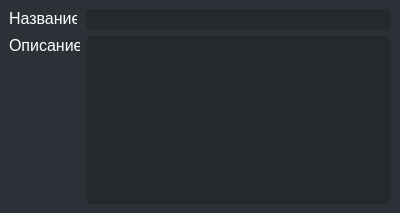
<?xml version="1.0" encoding="UTF-8"?>
<ui version="4.0">
 <class>Form</class>
 <widget class="QWidget" name="Form">
  <property name="geometry">
   <rect>
    <x>0</x>
    <y>0</y>
    <width>400</width>
    <height>213</height>
   </rect>
  </property>
  <property name="windowTitle">
   <string>Form</string>
  </property>
  <property name="styleSheet">
   <string notr="true">border-width:2;border-radius:5px;background-color:rgb(43,49,55);</string>
  </property>
  <widget class="QLabel" name="label">
   <property name="geometry">
    <rect>
     <x>9</x>
     <y>9</y>
     <width>68</width>
     <height>19</height>
    </rect>
   </property>
   <property name="font">
    <font>
     <family>Tahoma</family>
     <pointsize>12</pointsize>
    </font>
   </property>
   <property name="styleSheet">
    <string notr="true">color:rgb(255,255,255)</string>
   </property>
   <property name="text">
    <string>Название</string>
   </property>
  </widget>
  <widget class="QLineEdit" name="lineEdit">
   <property name="geometry">
    <rect>
     <x>86</x>
     <y>9</y>
     <width>305</width>
     <height>21</height>
    </rect>
   </property>
   <property name="sizePolicy">
    <sizepolicy hsizetype="Expanding" vsizetype="Fixed">
     <horstretch>0</horstretch>
     <verstretch>0</verstretch>
    </sizepolicy>
   </property>
   <property name="font">
    <font>
     <family>Tahoma</family>
     <pointsize>12</pointsize>
    </font>
   </property>
   <property name="styleSheet">
    <string notr="true">border-width:2;border-radius:5px;color:rgb(255,255,255);background-color:rgb(36,41,45)</string>
   </property>
  </widget>
  <widget class="QLabel" name="label_2">
   <property name="geometry">
    <rect>
     <x>9</x>
     <y>36</y>
     <width>71</width>
     <height>19</height>
    </rect>
   </property>
   <property name="font">
    <font>
     <family>Tahoma</family>
     <pointsize>12</pointsize>
    </font>
   </property>
   <property name="styleSheet">
    <string notr="true">color:rgb(255,255,255)
</string>
   </property>
   <property name="text">
    <string>Описание</string>
   </property>
  </widget>
  <widget class="QTextEdit" name="textEdit">
   <property name="geometry">
    <rect>
     <x>86</x>
     <y>36</y>
     <width>305</width>
     <height>168</height>
    </rect>
   </property>
   <property name="font">
    <font>
     <family>Tahoma</family>
     <pointsize>12</pointsize>
    </font>
   </property>
   <property name="styleSheet">
    <string notr="true">background-color:rgb(36,41,45);border-width:2;border-radius:5px;color:rgb(255,255,255)</string>
   </property>
  </widget>
 </widget>
 <resources/>
 <connections/>
</ui>
